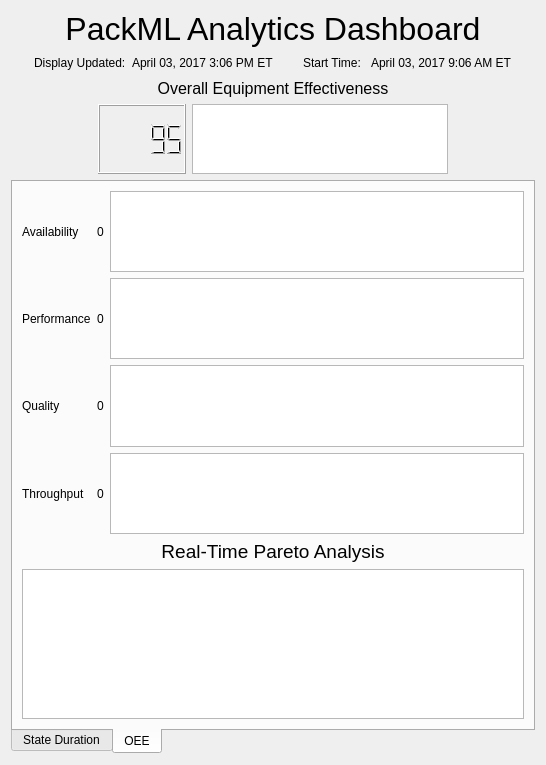
<?xml version="1.0" encoding="UTF-8"?>
<ui version="4.0">
 <class>DashboardWidget</class>
 <widget class="QWidget" name="DashboardWidget">
  <property name="geometry">
   <rect>
    <x>0</x>
    <y>0</y>
    <width>546</width>
    <height>723</height>
   </rect>
  </property>
  <property name="sizePolicy">
   <sizepolicy hsizetype="Expanding" vsizetype="Expanding">
    <horstretch>0</horstretch>
    <verstretch>0</verstretch>
   </sizepolicy>
  </property>
  <property name="windowTitle">
   <string>Form</string>
  </property>
  <layout class="QVBoxLayout" name="verticalLayout_3">
   <item>
    <layout class="QVBoxLayout" name="verticalLayout">
     <item>
      <layout class="QHBoxLayout" name="horizontalLayout_2">
       <item>
        <spacer name="horizontalSpacer_4">
         <property name="orientation">
          <enum>Qt::Horizontal</enum>
         </property>
         <property name="sizeHint" stdset="0">
          <size>
           <width>40</width>
           <height>20</height>
          </size>
         </property>
        </spacer>
       </item>
       <item>
        <layout class="QVBoxLayout" name="verticalLayout_5">
         <item>
          <widget class="QLabel" name="label_2">
           <property name="font">
            <font>
             <pointsize>24</pointsize>
            </font>
           </property>
           <property name="text">
            <string>PackML Analytics Dashboard</string>
           </property>
           <property name="alignment">
            <set>Qt::AlignCenter</set>
           </property>
          </widget>
         </item>
        </layout>
       </item>
       <item>
        <spacer name="horizontalSpacer_3">
         <property name="orientation">
          <enum>Qt::Horizontal</enum>
         </property>
         <property name="sizeHint" stdset="0">
          <size>
           <width>40</width>
           <height>20</height>
          </size>
         </property>
        </spacer>
       </item>
      </layout>
     </item>
    </layout>
   </item>
   <item>
    <layout class="QGridLayout" name="gridLayout_4">
     <item row="0" column="1">
      <widget class="QLabel" name="label_14">
       <property name="text">
        <string>Display Updated:</string>
       </property>
      </widget>
     </item>
     <item row="0" column="2">
      <widget class="QLabel" name="label_update_timestamp">
       <property name="text">
        <string>April 03, 2017 3:06 PM ET</string>
       </property>
      </widget>
     </item>
     <item row="0" column="4">
      <widget class="QLabel" name="label_16">
       <property name="text">
        <string>Start Time: </string>
       </property>
      </widget>
     </item>
     <item row="0" column="3">
      <spacer name="horizontalSpacer_6">
       <property name="orientation">
        <enum>Qt::Horizontal</enum>
       </property>
       <property name="sizeHint" stdset="0">
        <size>
         <width>40</width>
         <height>20</height>
        </size>
       </property>
      </spacer>
     </item>
     <item row="0" column="5">
      <widget class="QLabel" name="label_data_start_time">
       <property name="text">
        <string>April 03, 2017 9:06 AM ET</string>
       </property>
      </widget>
     </item>
     <item row="0" column="0">
      <spacer name="horizontalSpacer_5">
       <property name="orientation">
        <enum>Qt::Horizontal</enum>
       </property>
       <property name="sizeHint" stdset="0">
        <size>
         <width>40</width>
         <height>20</height>
        </size>
       </property>
      </spacer>
     </item>
     <item row="0" column="6">
      <spacer name="horizontalSpacer_7">
       <property name="orientation">
        <enum>Qt::Horizontal</enum>
       </property>
       <property name="sizeHint" stdset="0">
        <size>
         <width>40</width>
         <height>20</height>
        </size>
       </property>
      </spacer>
     </item>
    </layout>
   </item>
   <item>
    <widget class="QLabel" name="label_4">
     <property name="sizePolicy">
      <sizepolicy hsizetype="Minimum" vsizetype="Minimum">
       <horstretch>0</horstretch>
       <verstretch>0</verstretch>
      </sizepolicy>
     </property>
     <property name="font">
      <font>
       <pointsize>12</pointsize>
      </font>
     </property>
     <property name="text">
      <string>Overall Equipment Effectiveness</string>
     </property>
     <property name="alignment">
      <set>Qt::AlignCenter</set>
     </property>
    </widget>
   </item>
   <item>
    <layout class="QHBoxLayout" name="horizontalLayout">
     <item>
      <spacer name="horizontalSpacer">
       <property name="orientation">
        <enum>Qt::Horizontal</enum>
       </property>
       <property name="sizeHint" stdset="0">
        <size>
         <width>40</width>
         <height>20</height>
        </size>
       </property>
      </spacer>
     </item>
     <item>
      <widget class="QLCDNumber" name="lcdNumber_oee">
       <property name="sizePolicy">
        <sizepolicy hsizetype="Expanding" vsizetype="Expanding">
         <horstretch>0</horstretch>
         <verstretch>0</verstretch>
        </sizepolicy>
       </property>
       <property name="intValue" stdset="0">
        <number>95</number>
       </property>
      </widget>
     </item>
     <item>
      <widget class="QGraphicsView" name="graphicsView_2"/>
     </item>
     <item>
      <spacer name="horizontalSpacer_2">
       <property name="orientation">
        <enum>Qt::Horizontal</enum>
       </property>
       <property name="sizeHint" stdset="0">
        <size>
         <width>40</width>
         <height>20</height>
        </size>
       </property>
      </spacer>
     </item>
    </layout>
   </item>
   <item>
    <widget class="QTabWidget" name="tabWidget">
     <property name="autoFillBackground">
      <bool>false</bool>
     </property>
     <property name="tabPosition">
      <enum>QTabWidget::South</enum>
     </property>
     <property name="currentIndex">
      <number>1</number>
     </property>
     <property name="documentMode">
      <bool>false</bool>
     </property>
     <widget class="QWidget" name="tab">
      <attribute name="title">
       <string>State Duration</string>
      </attribute>
      <layout class="QGridLayout" name="gridLayout_2">
       <item row="0" column="0">
        <layout class="QGridLayout" name="gridLayout_3">
         <item row="0" column="0">
          <widget class="QLabel" name="label_6">
           <property name="text">
            <string>Execute</string>
           </property>
           <property name="alignment">
            <set>Qt::AlignCenter</set>
           </property>
          </widget>
         </item>
         <item row="2" column="0">
          <widget class="QLabel" name="label_9">
           <property name="text">
            <string>Suspended</string>
           </property>
           <property name="alignment">
            <set>Qt::AlignCenter</set>
           </property>
          </widget>
         </item>
         <item row="1" column="0">
          <widget class="QLabel" name="label_7">
           <property name="text">
            <string>Complete</string>
           </property>
           <property name="alignment">
            <set>Qt::AlignCenter</set>
           </property>
          </widget>
         </item>
         <item row="5" column="0">
          <widget class="QLabel" name="label_18">
           <property name="text">
            <string>Stopped</string>
           </property>
           <property name="alignment">
            <set>Qt::AlignCenter</set>
           </property>
          </widget>
         </item>
         <item row="0" column="2">
          <widget class="QGraphicsView" name="graphicsView_3"/>
         </item>
         <item row="0" column="1">
          <widget class="QLabel" name="label_5">
           <property name="text">
            <string>00:00:00</string>
           </property>
           <property name="alignment">
            <set>Qt::AlignCenter</set>
           </property>
          </widget>
         </item>
         <item row="4" column="1">
          <widget class="QLabel" name="label_17">
           <property name="text">
            <string>00:00:00</string>
           </property>
           <property name="alignment">
            <set>Qt::AlignCenter</set>
           </property>
          </widget>
         </item>
         <item row="1" column="2">
          <widget class="QGraphicsView" name="graphicsView_4"/>
         </item>
         <item row="3" column="1">
          <widget class="QLabel" name="label_12">
           <property name="text">
            <string>00:00:00</string>
           </property>
           <property name="alignment">
            <set>Qt::AlignCenter</set>
           </property>
          </widget>
         </item>
         <item row="4" column="0">
          <widget class="QLabel" name="label_15">
           <property name="text">
            <string>Idle</string>
           </property>
           <property name="alignment">
            <set>Qt::AlignCenter</set>
           </property>
          </widget>
         </item>
         <item row="2" column="1">
          <widget class="QLabel" name="label_10">
           <property name="text">
            <string>00:00:00</string>
           </property>
           <property name="alignment">
            <set>Qt::AlignCenter</set>
           </property>
          </widget>
         </item>
         <item row="2" column="2">
          <widget class="QGraphicsView" name="graphicsView_5"/>
         </item>
         <item row="3" column="0">
          <widget class="QLabel" name="label_11">
           <property name="text">
            <string>Hold</string>
           </property>
           <property name="alignment">
            <set>Qt::AlignCenter</set>
           </property>
          </widget>
         </item>
         <item row="1" column="1">
          <widget class="QLabel" name="label_8">
           <property name="text">
            <string>00:00:00</string>
           </property>
           <property name="alignment">
            <set>Qt::AlignCenter</set>
           </property>
          </widget>
         </item>
         <item row="3" column="2">
          <widget class="QGraphicsView" name="graphicsView_6"/>
         </item>
         <item row="4" column="2">
          <widget class="QGraphicsView" name="graphicsView_7"/>
         </item>
         <item row="5" column="1">
          <widget class="QLabel" name="label_19">
           <property name="text">
            <string>00:00:00</string>
           </property>
           <property name="alignment">
            <set>Qt::AlignCenter</set>
           </property>
          </widget>
         </item>
         <item row="5" column="2">
          <widget class="QGraphicsView" name="graphicsView_8"/>
         </item>
         <item row="6" column="0">
          <widget class="QLabel" name="label_20">
           <property name="text">
            <string>Aborted</string>
           </property>
           <property name="alignment">
            <set>Qt::AlignCenter</set>
           </property>
          </widget>
         </item>
         <item row="6" column="1">
          <widget class="QLabel" name="label_21">
           <property name="text">
            <string>00:00:00</string>
           </property>
           <property name="alignment">
            <set>Qt::AlignCenter</set>
           </property>
          </widget>
         </item>
         <item row="6" column="2">
          <widget class="QGraphicsView" name="graphicsView_9"/>
         </item>
        </layout>
       </item>
      </layout>
     </widget>
     <widget class="QWidget" name="tab_2">
      <attribute name="title">
       <string>OEE</string>
      </attribute>
      <layout class="QGridLayout" name="gridLayout">
       <item row="0" column="2">
        <layout class="QVBoxLayout" name="verticalLayout_2">
         <item>
          <layout class="QGridLayout" name="gridLayout_5">
           <item row="3" column="0">
            <widget class="QLabel" name="label_25">
             <property name="text">
              <string>Throughput</string>
             </property>
            </widget>
           </item>
           <item row="1" column="2">
            <widget class="QGraphicsView" name="graphicsView_11"/>
           </item>
           <item row="0" column="1">
            <widget class="QLabel" name="label_3">
             <property name="text">
              <string>0</string>
             </property>
            </widget>
           </item>
           <item row="0" column="2">
            <widget class="QGraphicsView" name="graphicsView"/>
           </item>
           <item row="0" column="0">
            <widget class="QLabel" name="label_13">
             <property name="text">
              <string>Availability</string>
             </property>
            </widget>
           </item>
           <item row="1" column="1">
            <widget class="QLabel" name="label_23">
             <property name="text">
              <string>0</string>
             </property>
            </widget>
           </item>
           <item row="2" column="0">
            <widget class="QLabel" name="label_24">
             <property name="text">
              <string>Quality</string>
             </property>
            </widget>
           </item>
           <item row="1" column="0">
            <widget class="QLabel" name="label_22">
             <property name="text">
              <string>Performance</string>
             </property>
            </widget>
           </item>
           <item row="2" column="1">
            <widget class="QLabel" name="label_26">
             <property name="text">
              <string>0</string>
             </property>
            </widget>
           </item>
           <item row="3" column="1">
            <widget class="QLabel" name="label_27">
             <property name="text">
              <string>0</string>
             </property>
            </widget>
           </item>
           <item row="2" column="2">
            <widget class="QGraphicsView" name="graphicsView_12"/>
           </item>
           <item row="3" column="2">
            <widget class="QGraphicsView" name="graphicsView_13"/>
           </item>
          </layout>
         </item>
         <item>
          <widget class="QLabel" name="label">
           <property name="font">
            <font>
             <pointsize>14</pointsize>
            </font>
           </property>
           <property name="text">
            <string>Real-Time Pareto Analysis</string>
           </property>
           <property name="alignment">
            <set>Qt::AlignCenter</set>
           </property>
          </widget>
         </item>
         <item>
          <widget class="QGraphicsView" name="graphicsView_10">
           <property name="minimumSize">
            <size>
             <width>0</width>
             <height>150</height>
            </size>
           </property>
          </widget>
         </item>
        </layout>
       </item>
      </layout>
     </widget>
    </widget>
   </item>
  </layout>
 </widget>
 <resources/>
 <connections/>
</ui>
